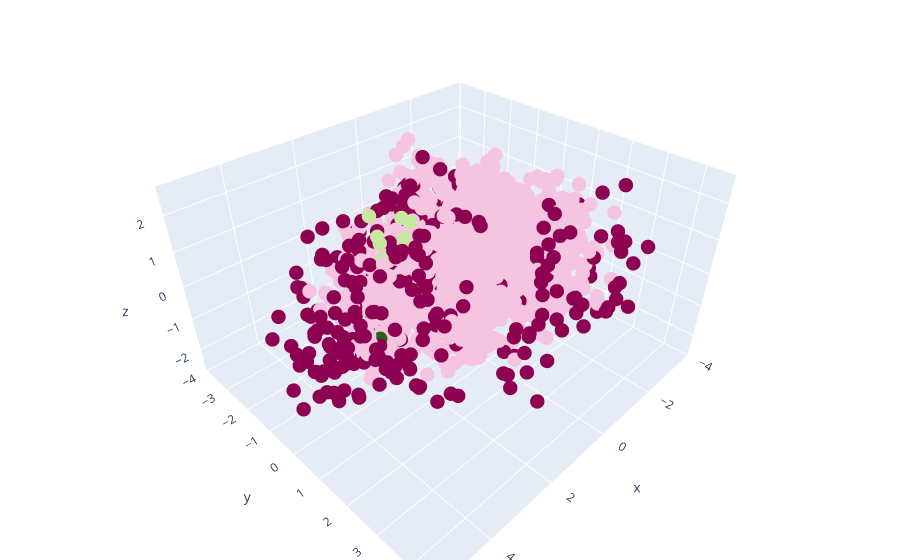

Notebook source saved alongside this figure:
### Code cell
xdata = dbscan_df['P1']
ydata = dbscan_df['P2']
zdata = dbscan_df['P3']

trace1 = go.Scatter3d( x = xdata,
                     y = ydata,
                     z = zdata,
                     mode = 'markers',
                     marker = dict(size = 5, color = dbscan_df['Clusters'])
                     )

data = [trace1]
layout = go.Layout(margin = dict(l=0,
                                r=0,
                                b=0,
                                t=0))

fig = go.Figure(data=data, layout=layout)
iplot(fig)

### Figure 1 — Plotly figure (JSON) as saved in the notebook; plotly's stock layout.template omitted (floating-point values rounded to 4 significant figures; data arrays with more than 128 entries replaced by an {"elided": "..."} marker saying what was removed)
{"data": [{"marker": {"color": {"elided": "2179 int values"}, "size": 5}, "mode": "markers", "type": "scatter3d", "x": {"elided": "2179 float values"}, "y": {"elided": "2179 float values"}, "z": {"elided": "2179 float values"}}], "layout": {"margin": {"b": 0, "l": 0, "r": 0, "t": 0}}}
